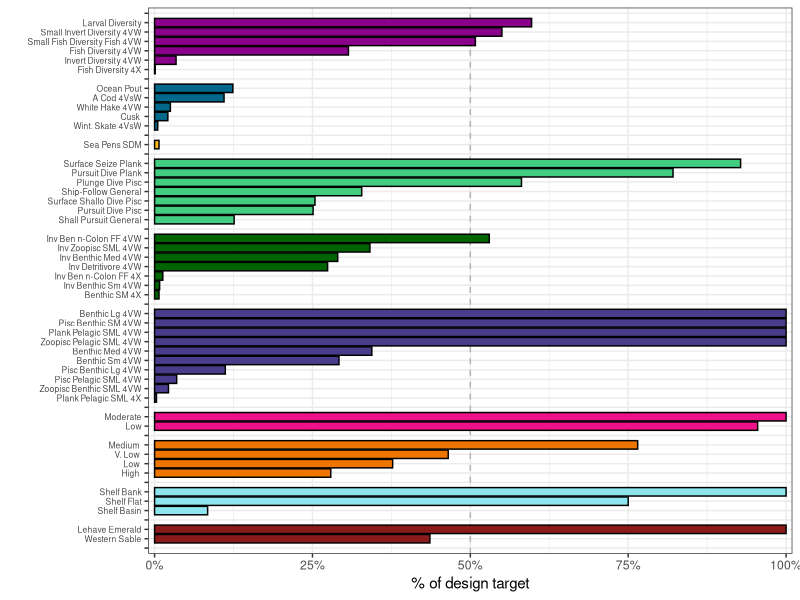
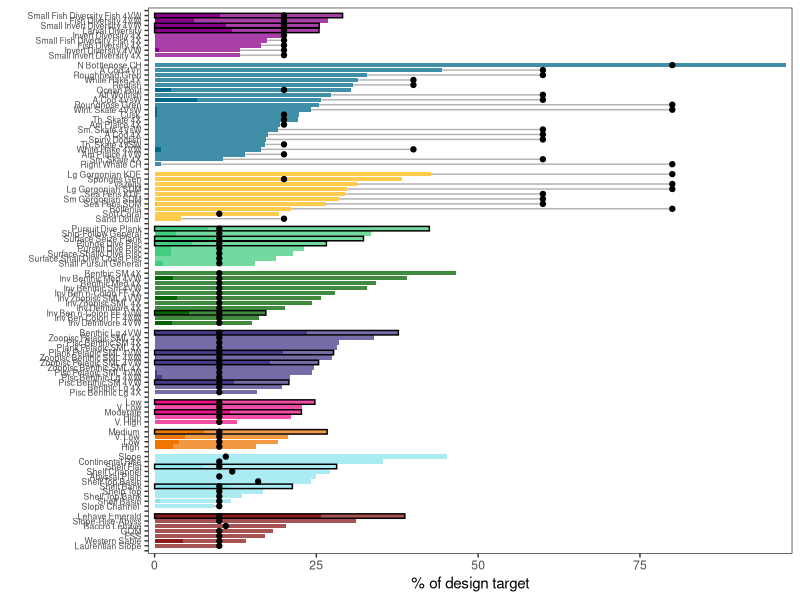

Write the R code that produced these figures, in order.
#Design Target plot

#load libraries
library(tidyverse)
library(viridis)
library(scales)

#load the target summary from the app

abbreviation_table <- read.csv("data/abbrev_table_network_features.csv")%>%
                      mutate(feature = trimws(feature))%>%
                      dplyr::select(feature,abbrev)


webca_targets <- read.csv("data/targetstable.csv")%>%
                 filter(Achieved > 0,
                        type != "Commercial fishery landing")%>%
                 rename(feature=Variable)%>%
                 mutate(feature = trimws(feature))%>%
                 left_join(.,abbreviation_table)%>%
                 mutate(type = gsub(" classification","",type),
                        type_f = factor(type,levels=c("Biodiversity hotspot","Depleted species","Biogenic habitat",
                                                    "Seabird functional group","Invertebrate functional group",
                                                    "Fish functional group","Scope for growth","Natural disturbance",
                                                    "Geomorphic unit","Biophysical unit")),
                        abbrev = ifelse(feature=="Medium Benthic Benthivores (East)" & type=="Invertebrate functional group","Inv Benthic Med 4VW",abbrev), #overlap in names
                        abbrev = ifelse(feature=="Small Benthic Benthivores (East)" & type=="Invertebrate functional group","Inv Benthic Sm 4VW",abbrev))%>%
                  arrange(type_f,Percent.to.Goal)     

# Create blank rows for each type_f level
blank_rows <- webca_targets %>%
              group_by(type_f) %>%
              summarise(across(everything(), ~NA), .groups = "drop") 

# Bind and arrange
webca_targets_padded1 <- webca_targets %>%
                        bind_rows(blank_rows) %>%
                        arrange(type_f, desc(Percent.to.Goal))

webca_targets_padded <- webca_targets_padded1 %>%
                        slice(1) %>%
                        mutate(type_f = "Biodiversity hotspot") %>%
                        mutate(across(-feature, ~NA))%>%
                        rbind(.,webca_targets_padded1)%>%
                        mutate(id = n():1,
                               abbrev = ifelse(is.na(abbrev), "", abbrev))
          

# Create named vector for labels
id_labels <- setNames(webca_targets_padded$abbrev, webca_targets_padded$id)

# Plot
webca_plot <- ggplot(webca_targets_padded, aes(y = factor(id), x = Percent.to.Goal/100, fill = type)) +
  geom_vline(xintercept=0.5,lty=2,col="grey70")+
  geom_bar(stat = "identity", col = "black") +
  theme_bw() +
  theme(strip.background = element_blank(),
        strip.text = element_blank(),
        legend.position = "none",
        axis.text.y = element_text(size = rel(0.7))) +
  scale_y_discrete(labels = id_labels)+
  scale_x_continuous(expand=(c(0.01,0)),labels=percent)+
  labs(y="",
       x="% of design target")+
  scale_fill_manual(values=c("darkmagenta","darkgoldenrod1","firebrick4",
                             "deepskyblue4","darkslateblue","cadetblue2","darkgreen",
                             "darkorange2","deeppink2","seagreen3"))

ggsave("output/webca_design_targets.png",webca_plot,width=7,height=12,dpi = 1200)
  



## Network analysis with the WEBMR addition 
network_targets <- read.csv("data/targetstable_all.csv")%>%
                    filter(Achieved > 0,
                           type != "Commercial fishery landing")%>%
                    rename(feature=Variable)%>%
                    mutate(feature = trimws(feature))%>%
                    left_join(.,abbreviation_table)%>%
                    mutate(type = gsub(" classification","",type),
                           type_f = factor(type,levels=c("Biodiversity hotspot","Depleted species","Biogenic habitat",
                                                         "Seabird functional group","Invertebrate functional group",
                                                         "Fish functional group","Scope for growth","Natural disturbance",
                                                         "Geomorphic unit","Biophysical unit")),
                           abbrev = ifelse(feature=="Medium Benthic Benthivores (East)" & type=="Invertebrate functional group","Inv Benthic Med 4VW",abbrev), #overlap in names
                           abbrev = ifelse(feature=="Small Benthic Benthivores (East)" & type=="Invertebrate functional group","Inv Benthic Sm 4VW",abbrev))%>%
                    arrange(type_f,Percent.to.Goal)     

network_targets_sum <- network_targets%>%
                       group_by(feature)%>%
                       summarise(Achieved = sum(Achieved,na.rm=T))%>%
                       ungroup()%>%
                       left_join(.,network_targets%>%
                                   distinct(feature,.keep_all=TRUE)%>%
                                   dplyr::select(feature,type,filter,Minimum.Target,abbrev,type_f))

# Create blank rows for each type_f level
blank_rows_network <- network_targets_sum %>%
                      group_by(type_f) %>%
                      summarise(across(everything(), ~NA), .groups = "drop") 

# Bind and arrange
network_targets_padded1 <- network_targets_sum %>%
                          bind_rows(blank_rows_network) %>%
                          arrange(type_f, desc(Achieved))

#add blank row to the start to make this semetrical
network_targets_padded <- network_targets_padded1 %>%
                          slice(1) %>%
                          mutate(type_f = "Biodiversity hotspot") %>%
                          mutate(across(-feature, ~NA))%>%
                          rbind(.,network_targets_padded1)%>%
                          mutate(id = n():1,
                                 abbrev = ifelse(is.na(abbrev), "", abbrev),
                                 target_met = ifelse(Achieved>=Minimum.Target,"yes","no"))


# Create named vector for labels
id_labels_network <- setNames(network_targets_padded$abbrev, network_targets_padded$id)

linedata <- network_targets_padded%>%
            dplyr::select(id,Achieved,type,target_met)%>%
            rbind(.,
                  network_targets_padded%>%
                    filter(target_met == "no")%>%
                    dplyr::select(id,Minimum.Target,type,target_met)%>%
                    rename(Achieved = Minimum.Target))

network_webca <- network_targets_padded%>%
                 dplyr::select(abbrev,type,id,target_met)%>%
                 left_join(webca_targets_padded%>%
                             filter(abbrev !="")%>%
                             dplyr::select(abbrev,Achieved))
              

#which features does WEBMR have more than 50% of in the network
webca_threshold_features <- webca_targets_padded%>%
                            filter(Percent.to.Goal>=50)%>%
                            pull(feature)


network_target_plot <- ggplot() +
                        geom_line(data = linedata,aes(y = factor(id),x=Achieved,group=factor(id)),lwd=0.5,col="grey70")+
                        geom_bar(data=network_targets_padded,aes(y = factor(id),  fill = type,x = Achieved),stat = "identity", col = NA,alpha=0.75) +
                        geom_bar(data=network_webca,aes(y = factor(id),fill = type, x = Achieved),stat="identity",col=NA)+
                        geom_bar(data=network_targets_padded%>%filter(feature %in% webca_threshold_features),aes(y = factor(id),x = Achieved),fill=NA,stat = "identity", col = "black") +
                        geom_point(data=network_targets_padded,aes(y = factor(id),  fill = type,x = Minimum.Target))+
                        theme_bw() +
                        theme(strip.background = element_blank(),
                              strip.text = element_blank(),
                              legend.position = "none",
                              axis.text.y = element_text(size = rel(0.7)),
                              panel.grid = element_blank()) +
                        scale_y_discrete(labels = id_labels_network) +
                        scale_x_continuous(expand = c(0.01, 0)) +
                        scale_fill_manual(values=c("darkmagenta","darkgoldenrod1","firebrick4",
                                                   "deepskyblue4","darkslateblue","cadetblue2","darkgreen",
                                                   "darkorange2","deeppink2","seagreen3"))+
                        labs(y = "", x = "% of design target")

ggsave("output/network_target_plot.png",network_target_plot,width=7,height=12,dpi = 1200)


#summaries

network_targets%>%
  distinct(feature,.keep_all=T)%>%
  pull(filter)%>%
  table()%>%
  data.frame()

network_targets%>%
  distinct(feature,.keep_all=T)%>%
  filter(feature %in% webca_threshold_features)%>%
  arrange(filter,type)%>%
  dplyr::select(filter,type,feature)
